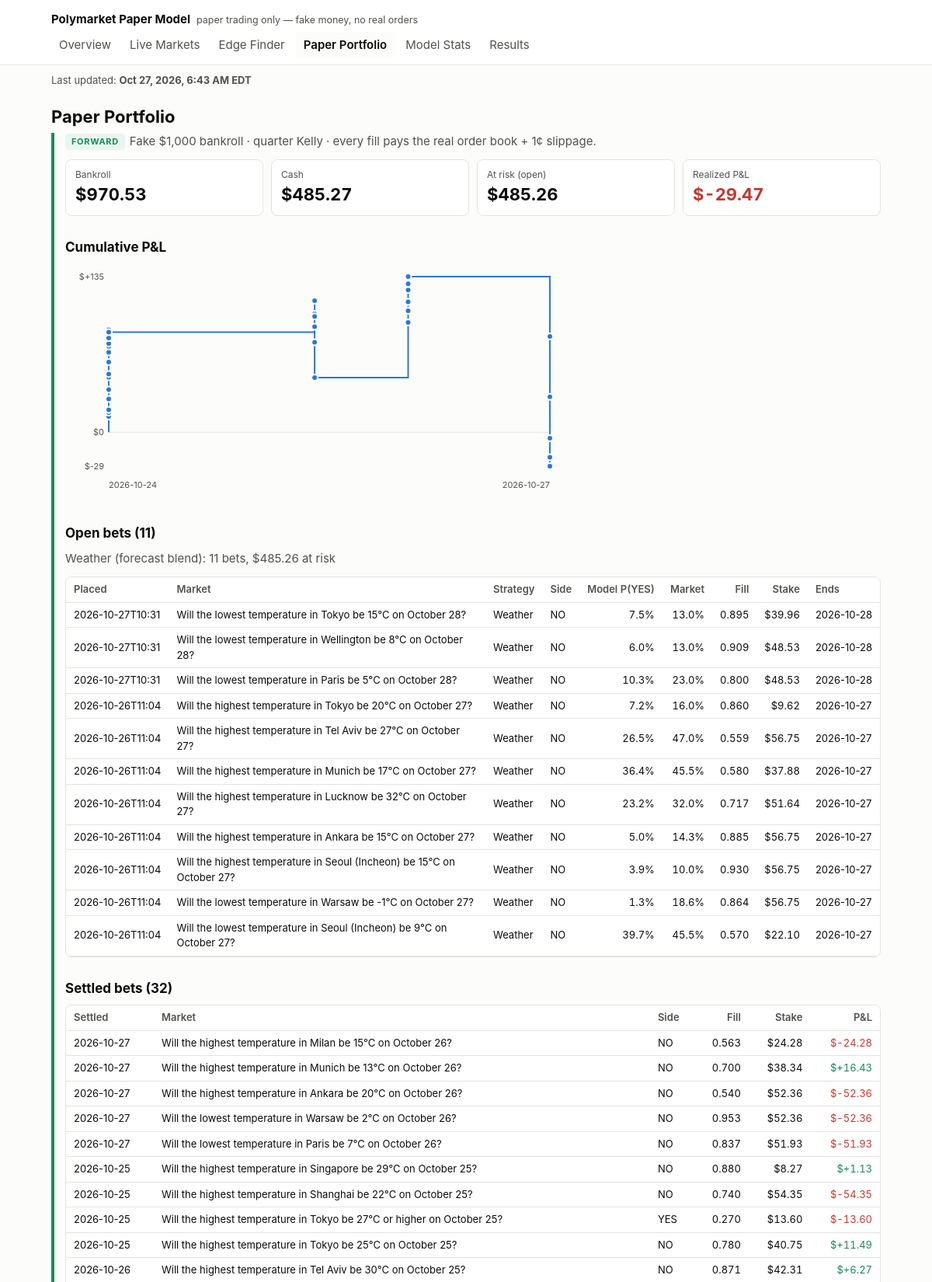
The app's page /portfolio.html (upper part) with its own data.
### tables this page shows
CREATE TABLE bets (
    seq INTEGER PRIMARY KEY,
    bet_id TEXT UNIQUE NOT NULL,
    run_id TEXT NOT NULL,
    placed_at TEXT NOT NULL,
    platform TEXT NOT NULL,
    market_id TEXT NOT NULL,
    question TEXT NOT NULL,
    category TEXT,
    end_date TEXT,
    side TEXT NOT NULL CHECK (side IN ('YES', 'NO')),
    model_prob_yes REAL NOT NULL,
    market_mid REAL NOT NULL,
    best_bid REAL,
    best_ask REAL,
    fill_price REAL NOT NULL,      -- average price paid per share, incl. slippage
    slippage_per_share REAL NOT NULL,
    shares REAL NOT NULL,
    stake REAL NOT NULL,
    kelly_full REAL NOT NULL,
    bankroll_at_bet REAL NOT NULL,
    model_version TEXT NOT NULL,
    prev_hash TEXT NOT NULL,
    row_hash TEXT NOT NULL
);

CREATE TABLE settlements (
    seq INTEGER PRIMARY KEY,
    bet_id TEXT UNIQUE NOT NULL REFERENCES bets(bet_id),
    settled_at TEXT NOT NULL,
    yes_payout REAL NOT NULL,      -- what one YES share paid: 1, 0, or 0.5 for a split
    payout REAL NOT NULL,
    pnl REAL NOT NULL,
    prev_hash TEXT NOT NULL,
    row_hash TEXT NOT NULL
);

### pmodel/dashboard/app.py (the view)
    @app.route("/portfolio.html")
    def portfolio():
        c = conn()
        all_bets = data.bets(c)
        return render_template(
            "portfolio.html", **ctx("portfolio.html"), fs=data.forward_stats(c),
            pnl_svg=charts.pnl_chart(data.pnl_curve(c), config.BANKROLL_START_USD),
            open_bets=[b for b in all_bets if b["settled_at"] is None],
            open_by_strategy=data.open_by_strategy(c),
            settled=[b for b in all_bets if b["settled_at"] is not None])

### pmodel/dashboard/charts.py (called while the page is built)
def _svg(body, label):
    return (f'<svg viewBox="0 0 {W} {H}" role="img" aria-label="{escape(label)}" '
            f'class="chart">{body}</svg>')

def _ts(iso):
    return datetime.strptime(iso, "%Y-%m-%dT%H:%M:%SZ").timestamp()

### pmodel/dashboard/data.py (called while the page is built)
def age_hours(iso, now=None):
    if not iso:
        return None
    from datetime import datetime, timezone
    t = datetime.strptime(iso, "%Y-%m-%dT%H:%M:%SZ").replace(tzinfo=timezone.utc)
    return ((now or datetime.now(timezone.utc)) - t).total_seconds() / 3600

def eastern(iso):
    if not iso:
        return None
    from datetime import datetime, timezone
    from zoneinfo import ZoneInfo
    t = datetime.strptime(iso, "%Y-%m-%dT%H:%M:%SZ").replace(tzinfo=timezone.utc)
    et = t.astimezone(ZoneInfo("America/New_York"))
    hour = et.strftime("%I").lstrip("0")
    return f"{et:%b} {et.day}, {et.year}, {hour}:{et:%M %p} {et.tzname()}"

def strategy_of(model_version: str) -> str:
    return "Weather (forecast blend)" if (model_version or "").startswith("weather") else \
        "General (price/volume model)"

def open_by_strategy(conn):
    out = {}
    for b in ledger_mod.open_bets(conn):
        name = strategy_of(b["model_version"])
        o = out.setdefault(name, {"strategy": name, "bets": 0, "stake": 0.0})
        o["bets"] += 1
        o["stake"] += b["stake"]
    return sorted(out.values(), key=lambda o: -o["bets"])

def bets(conn):
    return [dict(r) for r in conn.execute(
        """SELECT b.*, s.settled_at, s.yes_payout, s.payout, s.pnl
           FROM bets b LEFT JOIN settlements s USING (bet_id) ORDER BY b.seq DESC""")]

def pnl_curve(conn):
    total, out = 0.0, []
    for r in conn.execute("SELECT settled_at, pnl FROM settlements ORDER BY seq"):
        total += r["pnl"]
        out.append((r["settled_at"], total))
    return out

### pmodel/trading/ledger.py (called while the page is built)
def _guard_triggers():
    sql = []
    for t in LEDGER_TABLES:
        for op in ("UPDATE", "DELETE"):
            sql.append(f"""CREATE TRIGGER IF NOT EXISTS {t}_no_{op.lower()}
                BEFORE {op} ON {t}
                BEGIN SELECT RAISE(ABORT, '{t} is append-only: {op} is not allowed'); END;""")
    return "\n".join(sql)

def connect(path: Path = None) -> sqlite3.Connection:
    path = Path(path or config.PREDICTIONS_DB_PATH)
    path.parent.mkdir(parents=True, exist_ok=True)
    conn = sqlite3.connect(path)
    conn.row_factory = sqlite3.Row
    conn.executescript(SCHEMA)
    conn.executescript(_guard_triggers())
    return conn

### pmodel/dashboard/templates/portfolio.html
{% extends "base.html" %}
{% block body %}
<h1>Paper Portfolio</h1>
<section class="fwd">
<p class="lede"><span class="badge fwd">FORWARD</span>Fake ${{ '{:,.0f}'.format(cfg.BANKROLL_START_USD) }} bankroll · quarter Kelly · every fill pays the real order book + {{ (cfg.SLIPPAGE_PER_SHARE * 100)|round|int }}¢ slippage.</p>
<div class="tiles">
  <div class="tile"><div class="k">Bankroll</div><div class="v">${{ '{:,.2f}'.format(fs.money.bankroll) }}</div></div>
  <div class="tile"><div class="k">Cash</div><div class="v">${{ '{:,.2f}'.format(fs.money.cash) }}</div></div>
  <div class="tile"><div class="k">At risk (open)</div><div class="v">${{ '{:,.2f}'.format(fs.money.open_stake) }}</div></div>
  <div class="tile"><div class="k">Realized P&amp;L</div><div class="v {{ 'pos' if fs.total_pnl > 0 else 'neg' if fs.total_pnl < 0 }}">${{ '{:+,.2f}'.format(fs.total_pnl) }}</div></div>
</div>
<h2>Cumulative P&amp;L</h2>
{{ pnl_svg|safe }}
<h2>Open bets ({{ open_bets|length }})</h2>
{% if open_by_strategy %}<p class="note">{% for o in open_by_strategy %}{{ o.strategy }}: {{ o.bets }} bets, ${{ '{:,.2f}'.format(o.stake) }} at risk{% if not loop.last %} · {% endif %}{% endfor %}</p>{% endif %}
{% if open_bets %}<div class="tablewrap"><table>
<tr><th>Placed</th><th>Market</th><th>Strategy</th><th>Side</th><th class="n">Model P(YES)</th><th class="n">Market</th><th class="n">Fill</th><th class="n">Stake</th><th>Ends</th></tr>
{% for b in open_bets %}<tr><td>{{ b.placed_at[:16] }}</td><td class="q">{{ b.question }}</td><td>{{ 'Weather' if b.model_version.startswith('weather') else 'General' }}</td><td>{{ b.side }}</td>
<td class="n">{{ '{:.1%}'.format(b.model_prob_yes) }}</td><td class="n">{{ '{:.1%}'.format(b.market_mid) }}</td>
<td class="n">{{ '{:.3f}'.format(b.fill_price) }}</td><td class="n">${{ '{:,.2f}'.format(b.stake) }}</td><td>{{ (b.end_date or '')[:10] }}</td></tr>{% endfor %}
</table></div>{% else %}<p class="empty">No open bets.</p>{% endif %}
<h2>Settled bets ({{ settled|length }})</h2>
{% if settled %}<div class="tablewrap"><table>
<tr><th>Settled</th><th>Market</th><th>Side</th><th class="n">Fill</th><th class="n">Stake</th><th class="n">P&amp;L</th></tr>
{% for b in settled %}<tr><td>{{ b.settled_at[:10] }}</td><td class="q">{{ b.question }}</td><td>{{ b.side }}</td>
<td class="n">{{ '{:.3f}'.format(b.fill_price) }}</td><td class="n">${{ '{:,.2f}'.format(b.stake) }}</td>
<td class="n {{ 'pos' if b.pnl > 0 else 'neg' }}">${{ '{:+,.2f}'.format(b.pnl) }}</td></tr>{% endfor %}
</table></div>{% else %}<p class="empty">No settled bets yet.</p>{% endif %}
</section>
{% endblock %}

### pmodel/dashboard/templates/base.html (style rules this page uses)
:root { --bg: #fcfcfb; --surface: #ffffff; --ink: #0b0b0b; --ink-2: #52514e; --muted: #8a8984; --line: #e4e3df; --accent: #2a78d6; --good: #1b8a5a; --bad: #c4382b; --warn: #b07400; --fwd: #1b8a5a; --fwd-bg: #e9f6ef; --bt: #6b6a66; --bt-bg: #f1f0ec; }
* { box-sizing: border-box; }
html { -webkit-text-size-adjust: 100%; text-size-adjust: 100%; }
body { margin: 0; background: var(--bg); color: var(--ink); font: 15px/1.5 -apple-system, BlinkMacSystemFont, "Segoe UI", Roboto, sans-serif; }
h1 { font-size: 22px; margin: 0 0 4px; }
h2 { font-size: 17px; margin: 28px 0 8px; }
p.lede, .note { color: var(--ink-2); margin: 0 0 12px; }
.badge { display: inline-block; font-size: 11px; font-weight: 700; letter-spacing: .06em; padding: 2px 8px; border-radius: 4px; vertical-align: middle; margin-right: 6px; }
.badge.fwd { color: var(--fwd); background: var(--fwd-bg); }
section.fwd { border-left: 4px solid var(--fwd); padding-left: 14px; }
.tiles { display: grid; grid-template-columns: repeat(auto-fit, minmax(160px, 1fr)); gap: 10px; }
.tile { background: var(--surface); border: 1px solid var(--line); border-radius: 8px; padding: 10px 12px; }
.tile .k { color: var(--ink-2); font-size: 12px; }
.tile .v { font-size: 22px; font-weight: 650; font-variant-numeric: tabular-nums; }
.tablewrap { overflow-x: auto; border: 1px solid var(--line); border-radius: 8px; background: var(--surface); }
table { border-collapse: collapse; width: 100%; font-size: 13px; }
th, td { padding: 6px 10px; border-bottom: 1px solid var(--line); text-align: left; white-space: nowrap; }
th { color: var(--ink-2); font-weight: 600; background: var(--surface); position: sticky; top: 0; }
td.q { white-space: normal; min-width: 260px; }
td.n, th.n { text-align: right; font-variant-numeric: tabular-nums; }
.pos { color: var(--good); }
.neg { color: var(--bad); }
.chart { width: 100%; max-width: 640px; height: auto; }
.chart .tick { fill: var(--ink-2); font-size: 11px; }

### records on screen
bets: placed_at "2026-10-27T10:31", question "Will the lowest temperature in Tokyo be 15°C on October 28?", model_version "Weather", side "NO", model_prob_yes "7.5%", market_mid "13.0%", fill_price "0.895", stake "39.96", end_date "2026-10-28"
bets: placed_at "2026-10-27T10:31", question "Will the lowest temperature in Wellington be 8°C on October 28?", model_version "Weather", side "NO", model_prob_yes "6.0%", market_mid "13.0%", fill_price "0.909", stake "48.53", end_date "2026-10-28"
bets: placed_at "2026-10-27T10:31", question "Will the lowest temperature in Paris be 5°C on October 28?", model_version "Weather", side "NO", model_prob_yes "10.3%", market_mid "23.0%", fill_price "0.800", stake "48.53", end_date "2026-10-28"
bets: placed_at "2026-10-26T11:04", question "Will the highest temperature in Tokyo be 20°C on October 27?", model_version "Weather", side "NO", model_prob_yes "7.2%", market_mid "16.0%", fill_price "0.860", stake "9.62", end_date "2026-10-27"
bets: placed_at "2026-10-26T11:04", question "Will the highest temperature in Tel Aviv be 27°C on October 27?", model_version "Weather", side "NO", model_prob_yes "26.5%", market_mid "47.0%", fill_price "0.559", stake "56.75", end_date "2026-10-27"
bets: placed_at "2026-10-26T11:04", question "Will the highest temperature in Munich be 17°C on October 27?", model_version "Weather", side "NO", model_prob_yes "36.4%", market_mid "45.5%", fill_price "0.580", stake "37.88", end_date "2026-10-27"
bets: placed_at "2026-10-26T11:04", question "Will the highest temperature in Lucknow be 32°C on October 27?", model_version "Weather", side "NO", model_prob_yes "23.2%", market_mid "32.0%", fill_price "0.717", stake "51.64", end_date "2026-10-27"
bets: placed_at "2026-10-26T11:04", question "Will the highest temperature in Ankara be 15°C on October 27?", model_version "Weather", side "NO", model_prob_yes "5.0%", market_mid "14.3%", fill_price "0.885", stake "56.75", end_date "2026-10-27"
bets: placed_at "2026-10-26T11:04", question "Will the highest temperature in Seoul (Incheon) be 15°C on October 27?", model_version "Weather", side "NO", model_prob_yes "3.9%", market_mid "10.0%", fill_price "0.930", stake "56.75", end_date "2026-10-27"
bets: placed_at "2026-10-26T11:04", question "Will the lowest temperature in Warsaw be -1°C on October 27?", model_version "Weather", side "NO", model_prob_yes "1.3%", market_mid "18.6%", fill_price "0.864", stake "56.75", end_date "2026-10-27"
bets: placed_at "2026-10-26T11:04", question "Will the lowest temperature in Seoul (Incheon) be 9°C on October 27?", model_version "Weather", side "NO", model_prob_yes "39.7%", market_mid "45.5%", fill_price "0.570", stake "22.10", end_date "2026-10-27"
settlements: settled_at "2026-10-27", question "Will the highest temperature in Milan be 15°C on October 26?", side "NO", pnl "-24.28"
bets: fill_price "0.563", stake "24.28"
settlements: settled_at "2026-10-27", question "Will the highest temperature in Munich be 13°C on October 26?", side "NO", pnl "+16.43"
bets: fill_price "0.700", stake "38.34"
settlements: settled_at "2026-10-27", question "Will the highest temperature in Ankara be 20°C on October 26?", side "NO", pnl "-52.36"
bets: fill_price "0.540", stake "52.36"
settlements: settled_at "2026-10-27", question "Will the lowest temperature in Warsaw be 2°C on October 26?", side "NO", pnl "-52.36"
bets: fill_price "0.953", stake "52.36"
settlements: settled_at "2026-10-27", question "Will the lowest temperature in Paris be 7°C on October 26?", side "NO", pnl "-51.93"
bets: fill_price "0.837", stake "51.93"
settlements: settled_at "2026-10-25", question "Will the highest temperature in Singapore be 29°C on October 25?", side "NO", pnl "+1.13"
bets: fill_price "0.880", stake "8.27"
settlements: settled_at "2026-10-25", question "Will the highest temperature in Shanghai be 22°C on October 25?", side "NO", pnl "-54.35"
bets: fill_price "0.740", stake "54.35"
settlements: settled_at "2026-10-25", question "Will the highest temperature in Tokyo be 27°C or higher on October 25?", side "YES", pnl "-13.60"
bets: fill_price "0.270", stake "13.60"
settlements: settled_at "2026-10-25", question "Will the highest temperature in Tokyo be 25°C on October 25?", side "NO", pnl "+11.49"
bets: fill_price "0.780", stake "40.75"
settlements: settled_at "2026-10-26", question "Will the highest temperature in Tel Aviv be 30°C on October 25?", side "NO", pnl "+6.27"
bets: fill_price "0.871", stake "42.31"

### other values on screen
{{ name }} "Overview" "Live Markets" "Edge Finder" "Paper Portfolio" "Model Stats" "Results"
{{ '{:,.0f}'.format(cfg.BANKROLL_START_USD) }} "1,000"
{{ (cfg.SLIPPAGE_PER_SHARE * 100)|round|int }} "1"
{{ '{:,.2f}'.format(fs.money.bankroll) }} "970.53"
{{ '{:,.2f}'.format(fs.money.cash) }} "485.27"
{{ '{:,.2f}'.format(fs.money.open_stake) }} "485.26"
{{ '{:+,.2f}'.format(fs.total_pnl) }} "-29.47"
{{ pnl_svg|safe }} "$0 $+135 $-29 2026-10-24 2026-10-27"
{{ open_bets|length }} "11"
{{ o.strategy }} "Weather (forecast blend)"
{{ o.bets }} "11"
{{ '{:,.2f}'.format(o.stake) }} "485.26"
{{ settled|length }} "32"
